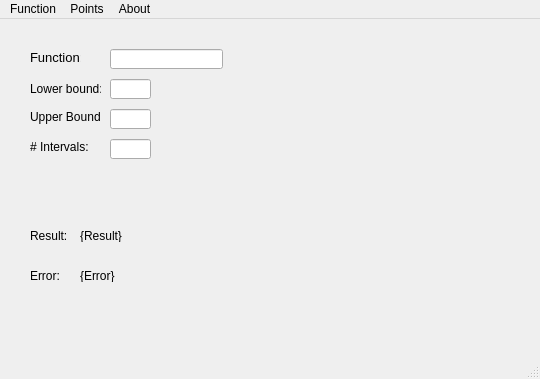
<?xml version="1.0" encoding="UTF-8"?>
<ui version="4.0">
 <class>Trapezoidal</class>
 <widget class="QMainWindow" name="Trapezoidal">
  <property name="geometry">
   <rect>
    <x>0</x>
    <y>0</y>
    <width>540</width>
    <height>379</height>
   </rect>
  </property>
  <property name="windowTitle">
   <string>MainWindow</string>
  </property>
  <property name="autoFillBackground">
   <bool>true</bool>
  </property>
  <widget class="QWidget" name="centralwidget">
   <widget class="QLabel" name="function">
    <property name="geometry">
     <rect>
      <x>30</x>
      <y>30</y>
      <width>51</width>
      <height>16</height>
     </rect>
    </property>
    <property name="font">
     <font>
      <pointsize>10</pointsize>
     </font>
    </property>
    <property name="text">
     <string>Function:</string>
    </property>
   </widget>
   <widget class="QLabel" name="lowerb">
    <property name="geometry">
     <rect>
      <x>30</x>
      <y>60</y>
      <width>71</width>
      <height>20</height>
     </rect>
    </property>
    <property name="text">
     <string>Lower bound:</string>
    </property>
   </widget>
   <widget class="QLabel" name="upperb">
    <property name="geometry">
     <rect>
      <x>30</x>
      <y>90</y>
      <width>71</width>
      <height>16</height>
     </rect>
    </property>
    <property name="text">
     <string>Upper Bound:</string>
    </property>
   </widget>
   <widget class="QLabel" name="intervalsnum">
    <property name="geometry">
     <rect>
      <x>30</x>
      <y>120</y>
      <width>61</width>
      <height>16</height>
     </rect>
    </property>
    <property name="text">
     <string># Intervals:</string>
    </property>
   </widget>
   <widget class="QLabel" name="Result">
    <property name="geometry">
     <rect>
      <x>80</x>
      <y>210</y>
      <width>47</width>
      <height>13</height>
     </rect>
    </property>
    <property name="text">
     <string>{Result}</string>
    </property>
   </widget>
   <widget class="QLabel" name="Error">
    <property name="geometry">
     <rect>
      <x>80</x>
      <y>250</y>
      <width>47</width>
      <height>13</height>
     </rect>
    </property>
    <property name="text">
     <string>{Error}</string>
    </property>
   </widget>
   <widget class="QLineEdit" name="lineEdit">
    <property name="geometry">
     <rect>
      <x>110</x>
      <y>30</y>
      <width>113</width>
      <height>20</height>
     </rect>
    </property>
   </widget>
   <widget class="QLineEdit" name="lineEdit_2">
    <property name="geometry">
     <rect>
      <x>110</x>
      <y>60</y>
      <width>41</width>
      <height>20</height>
     </rect>
    </property>
   </widget>
   <widget class="QLineEdit" name="lineEdit_3">
    <property name="geometry">
     <rect>
      <x>110</x>
      <y>90</y>
      <width>41</width>
      <height>20</height>
     </rect>
    </property>
   </widget>
   <widget class="QLineEdit" name="lineEdit_4">
    <property name="geometry">
     <rect>
      <x>110</x>
      <y>120</y>
      <width>41</width>
      <height>20</height>
     </rect>
    </property>
   </widget>
   <widget class="QLabel" name="labelresult">
    <property name="geometry">
     <rect>
      <x>30</x>
      <y>210</y>
      <width>47</width>
      <height>13</height>
     </rect>
    </property>
    <property name="text">
     <string>Result:</string>
    </property>
   </widget>
   <widget class="QLabel" name="labelerror">
    <property name="geometry">
     <rect>
      <x>30</x>
      <y>250</y>
      <width>47</width>
      <height>13</height>
     </rect>
    </property>
    <property name="text">
     <string>Error:</string>
    </property>
   </widget>
  </widget>
  <widget class="QMenuBar" name="menubar">
   <property name="geometry">
    <rect>
     <x>0</x>
     <y>0</y>
     <width>540</width>
     <height>21</height>
    </rect>
   </property>
   <widget class="QMenu" name="menuFunction">
    <property name="title">
     <string>Function</string>
    </property>
   </widget>
   <widget class="QMenu" name="menuPoints">
    <property name="title">
     <string>Points</string>
    </property>
   </widget>
   <widget class="QMenu" name="menuAbout">
    <property name="title">
     <string>About</string>
    </property>
   </widget>
   <addaction name="menuFunction"/>
   <addaction name="menuPoints"/>
   <addaction name="menuAbout"/>
  </widget>
  <widget class="QStatusBar" name="statusbar"/>
 </widget>
 <resources/>
 <connections/>
</ui>
